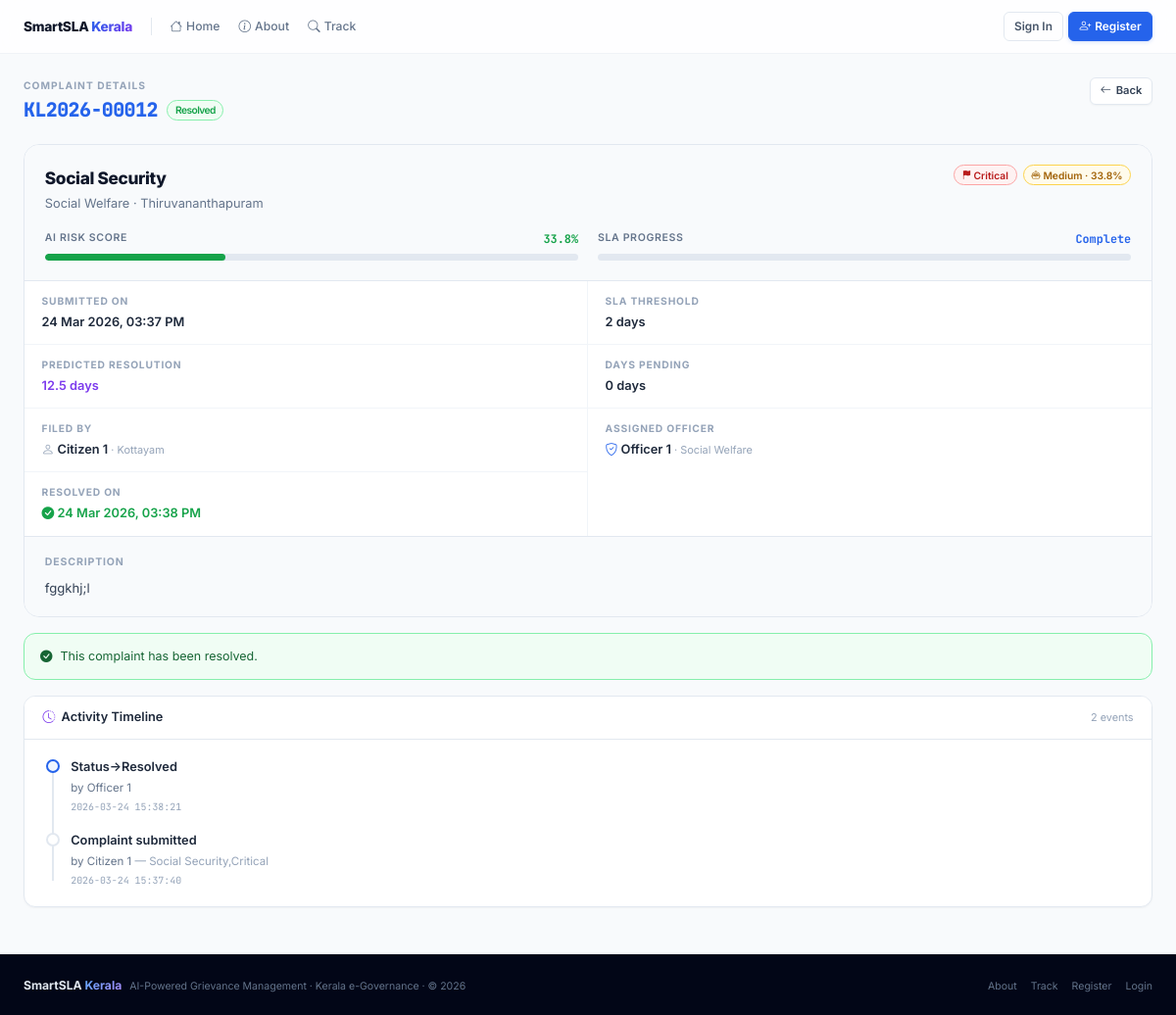
/complaint/KL2026-00012, run on the app's committed database.
### tables this page shows
CREATE TABLE complaints (
        id INTEGER PRIMARY KEY AUTOINCREMENT,
        complaint_id TEXT UNIQUE,
        user_id INTEGER,
        assigned_to INTEGER,
        category TEXT, department TEXT, priority TEXT,
        district TEXT, description TEXT,
        status TEXT DEFAULT 'Pending',
        sla_threshold INTEGER,
        predicted_days REAL,
        sla_risk_score REAL,
        sla_risk_label TEXT,
        submitted_at TEXT DEFAULT (datetime('now')),
        resolved_at TEXT,
        escalated INTEGER DEFAULT 0,
        escalated_at TEXT,
        resubmission INTEGER DEFAULT 0
    );

CREATE TABLE users (
        id INTEGER PRIMARY KEY AUTOINCREMENT,
        name TEXT NOT NULL,
        email TEXT UNIQUE NOT NULL,
        password TEXT NOT NULL,
        role TEXT DEFAULT 'citizen',
        district TEXT,
        department TEXT,
        experience_years INTEGER DEFAULT 5,
        created_at TEXT DEFAULT (datetime('now'))
    );

CREATE TABLE audit_logs (
        id INTEGER PRIMARY KEY AUTOINCREMENT,
        complaint_id INTEGER,
        action TEXT,
        performed_by INTEGER,
        timestamp TEXT DEFAULT (datetime('now')),
        notes TEXT
    );

### app.py (the view)
@app.route('/complaint/<complaint_id>')
def complaint_detail(complaint_id):
    row = query_db('SELECT * FROM complaints WHERE complaint_id=?',[complaint_id],one=True)
    if not row:
        flash('Complaint not found.','warning')
        return redirect(url_for('index'))
    complaint = wrap(row, one=True)
    user_info = query_db('SELECT name,email,district FROM users WHERE id=?',[complaint.user_id],one=True)
    officer_info = query_db('SELECT name,email,department FROM users WHERE id=?',[complaint.assigned_to],one=True) if complaint.assigned_to else None
    logs = query_db('''SELECT a.*,u.name as uname FROM audit_logs a
                       LEFT JOIN users u ON a.performed_by=u.id
                       WHERE a.complaint_id=? ORDER BY a.timestamp DESC''',[complaint.id])
    return render_template('complaint_detail.html', complaint=complaint,
                           user_info=user_info, officer_info=officer_info, logs=logs)

### app.py (called while the page is built)
def get_db():
    db = getattr(g, '_database', None)
    if db is None:
        db = g._database = sqlite3.connect(DATABASE)
        db.row_factory = sqlite3.Row
    return db

def query_db(query, args=(), one=False):
    cur = get_db().execute(query, args)
    rv = cur.fetchall()
    return (rv[0] if rv else None) if one else rv

def _parse_dt(s):
    if not s: return None
    for fmt in ('%Y-%m-%d %H:%M:%S','%Y-%m-%dT%H:%M:%S','%Y-%m-%d %H:%M:%S.%f'):
        try: return datetime.strptime(s, fmt)
        except: pass
    return None

    @property
    def days_pending(self):
        end = self.resolved_at or datetime.utcnow()
        return max(0,(end - self.submitted_at).days) if self.submitted_at else 0

    @property
    def sla_violated(self):
        if self.status in ('Resolved', 'Closed'):
            return False
        return self.days_pending > self.sla_threshold

    @property
    def progress_pct(self):
        return min(100, int(self.days_pending / max(1, self.sla_threshold) * 100))

### templates/complaint_detail.html (shortened to what this page needs)
{% extends 'base.html' %}
{% block content %}
<div class="page-wrap"><div class="dp">
  <div class="page-header a1">
    <div>
      <div class="section-label">Complaint Details</div>
      <div class="page-title" style="display:flex;align-items:center;gap:.6rem;flex-wrap:wrap">
        <span style="font-family:var(--mono);color:var(--pri)">{{ complaint.complaint_id }}</span>
        <span class="badge status-{{ complaint.status.replace(' ','') }}">{{ complaint.status }}</span>
      </div>
    </div>
    <div style="display:flex;gap:.4rem">
      <a href="javascript:history.back()" class="btn btn-outline btn-sm"><i class="bi bi-arrow-left"></i>Back</a>
    </div>
  </div>
  <div class="dh a2">
    <div class="dh-top">
      <div style="display:flex;align-items:flex-start;justify-content:space-between;flex-wrap:wrap;gap:.875rem">
        <div>
          <div style="font-size:1.08rem;font-weight:800;color:var(--g900);letter-spacing:-.02em">{{ complaint.category }}</div>
          <div style="font-size:.8rem;color:var(--g500);margin-top:.15rem">{{ complaint.department }} · {{ complaint.district }}</div>
        </div>
        <div style="display:flex;gap:.4rem;flex-wrap:wrap">
          <span class="badge badge-{{ complaint.priority }}"><i class="bi bi-flag-fill"></i>{{ complaint.priority }}</span>
          <span class="badge badge-{{ complaint.sla_risk_label }}"><i class="bi bi-robot"></i>{{ complaint.sla_risk_label }} · {{ complaint.sla_risk_score }}%</span>
        </div>
      </div>
      <div class="prog-row">
        <div><div style="display:flex;justify-content:space-between;margin-bottom:.3rem"><span style="font-size:.66rem;font-weight:600;color:var(--g500);text-transform:uppercase;letter-spacing:.06em">AI Risk Score</span><span style="font-family:var(--mono);font-size:.74rem;font-weight:700;color:{%if complaint.sla_risk_score>=75%}var(--err){%elif complaint.sla_risk_score>=50%}var(--warn){%else%}var(--ok){%endif%}">{{ complaint.sla_risk_score }}%</span></div><div class="progress" style="height:7px"><div class="progress-bar" style="width:{{ complaint.sla_risk_score }}%;background:{%if complaint.sla_risk_score>=75%}var(--err){%elif complaint.sla_risk_score>=50%}var(--warn){%else%}var(--ok){%endif%}"></div></div></div>
        <div><div style="display:flex;justify-content:space-between;margin-bottom:.3rem"><span style="font-size:.66rem;font-weight:600;color:var(--g500);text-transform:uppercase;letter-spacing:.06em">SLA Progress</span><span style="font-family:var(--mono);font-size:.74rem;font-weight:700;color:{%if complaint.sla_violated%}var(--err){%elif complaint.progress_pct>75%}var(--warn){%else%}var(--pri){%endif%}">{%if complaint.status in ('Resolved','Closed')%}Complete{%elif complaint.sla_violated%}Overdue{%else%}{{ complaint.days_remaining }}d remaining{%endif%}</span></div><div class="progress" style="height:7px"><div class="progress-bar" style="width:{{ [complaint.progress_pct,100]|min }}%;background:{%if complaint.sla_violated%}var(--err){%elif complaint.progress_pct>75%}var(--warn){%else%}var(--pri){%endif%}"></div></div></div>
      </div>
    </div>
    <div class="dgrid">
      <div class="dcell"><div class="dcell-l">Submitted On</div><div class="dcell-v">{{ complaint.submitted_at.strftime('%d %b %Y, %I:%M %p') if complaint.submitted_at else 'N/A' }}</div></div>
      <div class="dcell"><div class="dcell-l">SLA Threshold</div><div class="dcell-v">{{ complaint.sla_threshold }} days</div></div>
      <div class="dcell"><div class="dcell-l">Predicted Resolution</div><div class="dcell-v" style="color:var(--pur)">{{ complaint.predicted_days }} days</div></div>
      <div class="dcell"><div class="dcell-l">Days Pending</div><div class="dcell-v" style="color:{%if complaint.sla_violated%}var(--err){%else%}var(--g800){%endif%}">{{ complaint.days_pending }} days</div></div>
      <div class="dcell"><div class="dcell-l">Filed By</div><div class="dcell-v"><i class="bi bi-person" style="color:var(--g400);margin-right:.2rem"></i>{{ user_info['name'] if user_info else 'Unknown' }}{% if user_info %}<span style="font-size:.68rem;color:var(--g400);font-weight:400"> · {{ user_info['district'] }}</span>{% endif %}</div></div>
      <div class="dcell"><div class="dcell-l">Assigned Officer</div><div class="dcell-v">{% if officer_info %}<i class="bi bi-shield-check" style="color:var(--pri);margin-right:.2rem"></i>{{ officer_info['name'] }}<span style="font-size:.68rem;color:var(--g400);font-weight:400"> · {{ officer_info['department'] }}</span>{% else %}<span style="color:var(--g400)">Not yet assigned</span>{% endif %}</div></div>
      {% if complaint.status in ('Resolved','Closed') and complaint.resolved_at %}<div class="dcell"><div class="dcell-l">Resolved On</div><div class="dcell-v" style="color:var(--ok)"><i class="bi bi-check-circle-fill" style="margin-right:.2rem"></i>{{ complaint.resolved_at.strftime('%d %b %Y, %I:%M %p') }}</div></div>{% endif %}
    </div>
    <div class="desc-b"><div style="font-size:.66rem;font-weight:700;text-transform:uppercase;letter-spacing:.08em;color:var(--g400);margin-bottom:.4rem">Description</div>{{ complaint.description }}</div>
  </div>
  {% if complaint.status=='Pending' %}<div style="padding:.8rem 1rem;background:var(--pri-l);border:1px solid #93c5fd;border-radius:var(--rl);font-size:.78rem;color:#1e40af;display:flex;align-items:center;gap:.5rem;margin-bottom:1rem" class="a3"><i class="bi bi-info-circle-fill" style="flex-shrink:0"></i>Awaiting assignment to the relevant department.</div>
  {% elif complaint.status in ('Resolved','Closed') %}<div style="padding:.8rem 1rem;background:var(--ok-l);border:1px solid #86efac;border-radius:var(--rl);font-size:.78rem;color:#166534;display:flex;align-items:center;gap:.5rem;margin-bottom:1rem" class="a3"><i class="bi bi-check-circle-fill" style="flex-shrink:0"></i>This complaint has been resolved.</div>{% endif %}
  {% if logs %}<div class="card a4"><div class="card-hd"><span class="card-ht"><i class="bi bi-clock-history" style="color:var(--pur)"></i>Activity Timeline</span><span style="font-size:.68rem;color:var(--g400)">{{ logs|length }} events</span></div><div class="card-bd"><div class="timeline">{% for log in logs %}<div class="tl-item"><div class="tl-dot {{ 'tl-dot-a' if loop.first }}"></div><div style="font-size:.8rem;font-weight:600;color:var(--g800)">{{ log['action'] }}</div><div style="font-size:.72rem;color:var(--g500);margin-top:.1rem">by {{ log['uname'] or 'System' }}{% if log['notes'] %}<span style="color:var(--g400)"> — {{ log['notes'] }}</span>{% endif %}</div><div style="font-family:var(--mono);font-size:.62rem;color:var(--g400);margin-top:.15rem">{{ log['timestamp'] }}</div></div>{% endfor %}</div></div></div>{% endif %}
</div></div>
{% endblock %}

### data on the page
complaints: complaint_id "KL2026-00012", status "Resolved", category "Social Security", department "Social Welfare", district "Thiruvananthapuram", priority "Critical", sla_risk_label "Medium", sla_risk_score "33.8", sla_threshold "2", predicted_days "12.5", description "fggkhj;l"
users: name "Citizen 1", district "Kottayam"
users: name "Officer 1", department "Social Welfare"
audit_logs: action "Status→Resolved", name "Officer 1", timestamp "2026-03-24 15:38:21"
audit_logs: action "Complaint submitted", name "Citizen 1", notes "Social Security,Critical", timestamp "2026-03-24 15:37:40"

### other printed values
{{ complaint.days_pending }} "0"
{{ complaint.resolved_at.strftime('%d %b %Y, %I:%M %p') }} "24 Mar 2026, 03:38 PM"
{{ logs|length }} "2"
